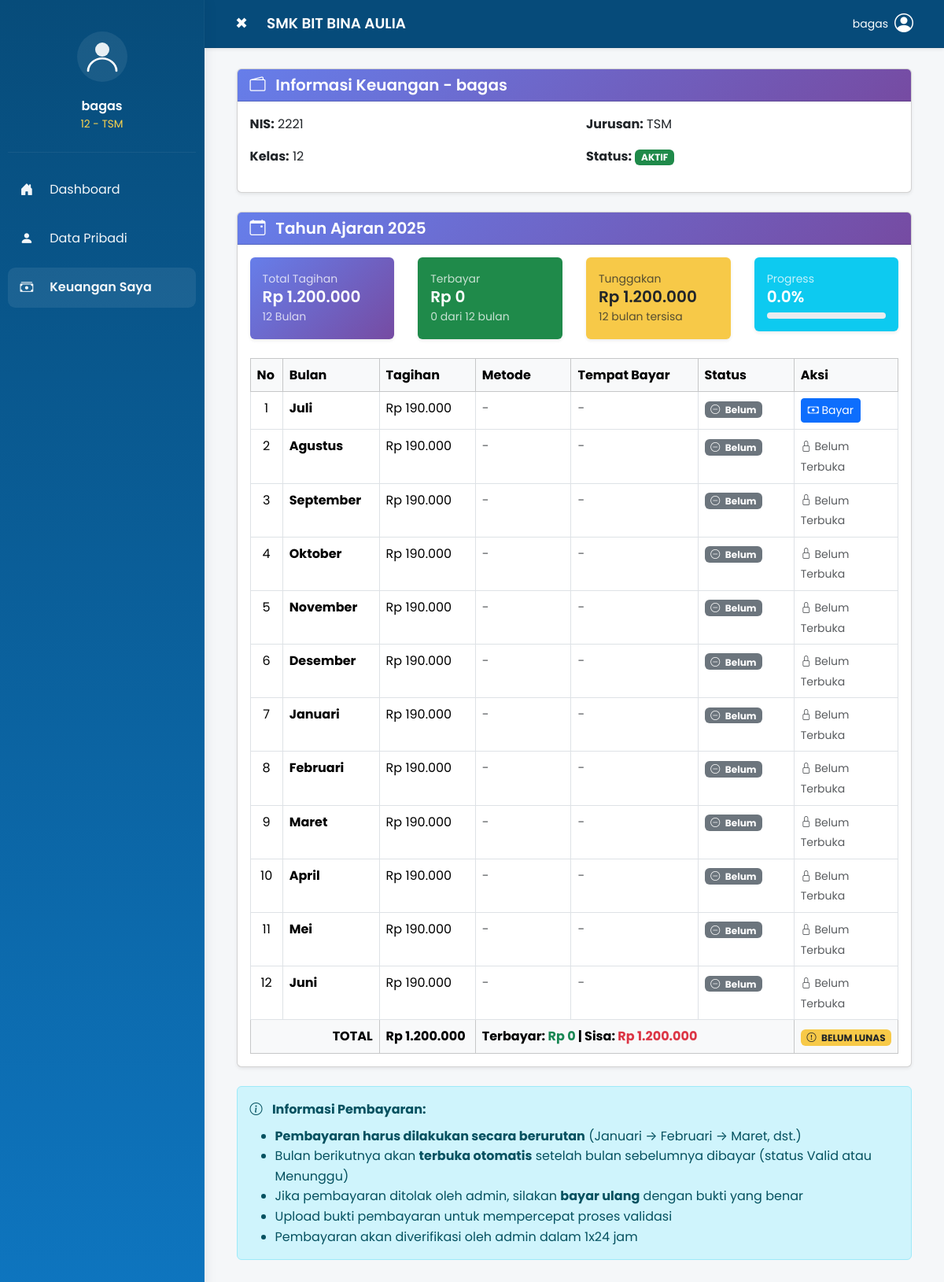
The app's page /student/finance.php (signed in) with its own data.
### tables this page shows
CREATE TABLE `siswa` (
  `nis` varchar(20) NOT NULL,
  `nisn` varchar(20) DEFAULT NULL,
  `user_id` int NOT NULL,
  `nama` varchar(100) NOT NULL,
  `tempat_lahir` varchar(100) DEFAULT NULL,
  `tanggal_lahir` date DEFAULT NULL,
  `jk` char(1) NOT NULL,
  `kelas` varchar(10) DEFAULT NULL,
  `jurusan` varchar(50) DEFAULT NULL,
  `nik` varchar(20) DEFAULT NULL,
  `ayah` varchar(100) DEFAULT NULL,
  `ibu` varchar(100) DEFAULT NULL,
  `alamat` text,
  `email` varchar(100) DEFAULT NULL,
  `no_hp` varchar(20) DEFAULT NULL,
  `status_siswa` enum('aktif','lulus','keluar','pindah') DEFAULT 'aktif',
  `foto` varchar(255) DEFAULT NULL
);

CREATE TABLE `keuangan` (
  `keuangan_id` int NOT NULL,
  `nis` varchar(20) NOT NULL,
  `tahun` int NOT NULL,
  `total_tagihan` decimal(12,2) NOT NULL,
  `total_bayar` decimal(12,2) DEFAULT '0.00',
  `progress` decimal(5,2) GENERATED ALWAYS AS (((`total_bayar` / `total_tagihan`) * 100)) STORED
);

### public/student/finance.php (the view, shortened to what the rows shown need)
<?php
require_once __DIR__ . '/../config.php';
$username = $_SESSION['username'];
$sqlSiswa = "SELECT * FROM siswa WHERE nis = '$username' LIMIT 1";
$resultSiswa = $conn->query($sqlSiswa);
$siswa = $resultSiswa->fetch_assoc();
$sqlKeuangan = "SELECT * FROM keuangan WHERE nis = '$username' ORDER BY tahun DESC";
$resultKeuangan = $conn->query($sqlKeuangan);
function getTagihanPerBulan($kelas) {
    preg_match('/^(\d+)/', $kelas, $matches);
    $tingkatKelas = isset($matches[1]) ? intval($matches[1]) : 10;
    if ($tingkatKelas == 10) {
        return 200000;
    } else {
        return 190000;
    }
}
$bulanList = [
    1 => 'Juli', 2 => 'Agustus', 3 => 'September', 4 => 'Oktober',
    5 => 'November', 6 => 'Desember', 7 => 'Januari', 8 => 'Februari',
    9 => 'Maret', 10 => 'April', 11 => 'Mei', 12 => 'Juni'
];
?>
<!doctype html>
<html lang="en">
<head>
  <link href="https://cdn.jsdelivr.net/npm/bootstrap@5.3.2/dist/css/bootstrap.min.css" rel="stylesheet">
  <link href="https://cdn.jsdelivr.net/npm/bootstrap-icons@1.10.5/font/bootstrap-icons.css" rel="stylesheet">
  <link rel="stylesheet" href="/css/app.css">
  <link rel="stylesheet" href="/css/dashboard.css">
  <link rel="stylesheet" href="/css/custom-components.css">
  <link rel="stylesheet" href="/css/responsive.css">
  <link rel="stylesheet" href="/css/siswa-portal.css">
</head>
<body class="has-sidebar">
  <aside class="sidebar" id="sidebar">
    <div class="sidebar-header text-center py-4">
      <div class="profile-avatar mb-2">
        <svg width="54" height="54" viewBox="0 0 24 24" fill="none" xmlns="http://www.w3.org/2000/svg">
          <circle cx="12" cy="8" r="4" fill="#fff" opacity="0.9"/>
          <path d="M4 20c0-4 4-7 8-7s8 3 8 7" stroke="#fff" stroke-width="1.2" stroke-linecap="round" stroke-linejoin="round"/>
        </svg>
      </div>
      <div class="profile-name"><?php echo htmlspecialchars($siswa['nama']); ?></div>
      <div class="profile-role text-muted">
        <?php
        echo htmlspecialchars($siswa['kelas']);
        if (!empty($siswa['jurusan'])) {
          echo ' - ' . htmlspecialchars($siswa['jurusan']);
        }
        ?>
      </div>
    </div>
  </aside>
  <div class="main-wrapper">
    <header class="topbar shadow-sm">
      <div class="container-fluid d-flex align-items-center justify-content-between">
        <div class="d-flex align-items-center">
          <h1 class="app-title mb-0">SMK BIT BINA AULIA</h1>
        </div>
        <div class="d-flex align-items-center">
          <div class="dropdown">
            <button class="btn d-flex align-items-center gap-2"
                    type="button"
                    id="userDropdown"
                    onclick="toggleUserDropdown(event)">
              <span class="d-none d-md-inline text-white" style="font-size: 0.875rem;"><?php echo htmlspecialchars($siswa['nama'] ?? 'Siswa'); ?></span>
              <i class="bi bi-person-circle text-white" style="font-size: 1.5rem;"></i>
            </button>
          </div>
        </div>
      </div>
    </header>
    <main class="content">
      <div class="container-fluid">
        <div class="card mb-4 shadow-sm">
          <div class="card-header" style="background: linear-gradient(135deg, #667eea 0%, #764ba2 100%); color: white;">
            <h5 class="mb-0">
              <i class="bi bi-wallet2 me-2"></i>
              Informasi Keuangan - <?php echo htmlspecialchars($siswa['nama']); ?>
            </h5>
          </div>
          <div class="card-body">
            <div class="row">
              <div class="col-md-6">
                <p><strong>NIS:</strong> <?php echo htmlspecialchars($siswa['nis']); ?></p>
                <p><strong>Kelas:</strong> <?php echo htmlspecialchars($siswa['kelas']); ?></p>
              </div>
              <div class="col-md-6">
                <p><strong>Jurusan:</strong> <?php echo htmlspecialchars($siswa['jurusan']); ?></p>
                <p><strong>Status:</strong>
                  <span class="badge bg-success"><?php echo strtoupper($siswa['status_siswa']); ?></span>
                </p>
              </div>
            </div>
          </div>
        </div>
        <?php if ($resultKeuangan->num_rows === 0): ?>
          <div class="alert alert-info">
            <i class="bi bi-info-circle me-2"></i>
            Belum ada data keuangan. Silakan hubungi bagian administrasi.
          </div>
        <?php else: ?>
          <?php while ($keuangan = $resultKeuangan->fetch_assoc()):
            $tagihanPerBulan = getTagihanPerBulan($siswa['kelas']);
            $keuangan_id = $keuangan['keuangan_id'];
            $pembayaranData = [];
            $indexBulan = 1;
            $bulanTerakhirValid = 0;
            $bulanBerikutnyaBisaDibayar = $bulanTerakhirValid + 1;
            $totalTagihan = floatval($keuangan['total_tagihan']);
            $totalTerbayar = floatval($keuangan['total_bayar']);
            $persentase = floatval($keuangan['progress'] ?? 0);
            $sisaTunggakan = $totalTagihan - $totalTerbayar;
            $isLunas = $sisaTunggakan <= 0;
          ?>
          <div class="card mb-4 shadow-sm" id="keuangan-<?php echo $keuangan_id; ?>">
            <div class="card-header" style="background: linear-gradient(135deg, #667eea 0%, #764ba2 100%); color: white;">
              <h5 class="mb-0">
                <i class="bi bi-calendar-event me-2"></i>
                Tahun Ajaran <?php echo htmlspecialchars($keuangan['tahun']); ?>
              </h5>
            </div>
            <div class="card-body">
              <div class="row g-3 mb-4">
                <div class="col-md-3">
                  <div class="card border-0 shadow-sm" style="background: linear-gradient(135deg, #667eea 0%, #764ba2 100%); color: white;">
                    <div class="card-body">
                      <small class="opacity-75 d-block">Total Tagihan</small>
                      <h5 class="mb-0">Rp <?php echo number_format($totalTagihan, 0, ',', '.'); ?></h5>
                      <small class="opacity-75">12 Bulan</small>
                    </div>
                  </div>
                </div>
                <div class="col-md-3">
                  <div class="card border-0 shadow-sm bg-success text-white">
                    <div class="card-body">
                      <small class="opacity-75 d-block">Terbayar</small>
                      <h5 class="mb-0">Rp <span class="total-terbayar"><?php echo number_format($totalTerbayar, 0, ',', '.'); ?></span></h5>
                      <small class="opacity-75 bulan-terbayar"><?php echo count($pembayaranData); ?> dari 12 bulan</small>
                    </div>
                  </div>
                </div>
                <div class="col-md-3">
                  <div class="card border-0 shadow-sm bg-warning text-dark">
                    <div class="card-body">
                      <small class="opacity-75 d-block">Tunggakan</small>
                      <h5 class="mb-0">Rp <span class="sisa-tunggakan"><?php echo number_format($sisaTunggakan, 0, ',', '.'); ?></span></h5>
                      <small class="opacity-75 bulan-tersisa"><?php echo (12 - count($pembayaranData)); ?> bulan tersisa</small>
                    </div>
                  </div>
                </div>
                <div class="col-md-3">
                  <div class="card border-0 shadow-sm bg-info text-white">
                    <div class="card-body">
                      <small class="opacity-75 d-block">Progress</small>
                      <h5 class="mb-0 progress-value"><?php echo number_format($persentase, 1); ?>%</h5>
                      <div class="progress mt-2" style="height: 8px;">
                      </div>
                    </div>
                  </div>
                </div>
              </div>
              <div class="table-responsive">
                <table class="table table-hover table-bordered mb-0">
                  <thead class="table-light">
                    <tr>
                      <th style="width: 5%">No</th>
                      <th style="width: 15%">Bulan</th>
                      <th style="width: 15%">Tagihan</th>
                      <th style="width: 15%">Metode</th>
                      <th style="width: 20%">Tempat Bayar</th>
                      <th style="width: 15%">Status</th>
                      <th style="width: 15%">Aksi</th>
                    </tr>
                  </thead>
                  <tbody>
                    <?php
                    $no = 1;
                    foreach ($bulanList as $indexBulan => $bulan):
                      $sudahBayar = isset($pembayaranData[$indexBulan]);
                      $metode = $sudahBayar ? strtoupper($pembayaranData[$indexBulan]['metode']) : '-';
                      $tempatBayar = $sudahBayar ? ($pembayaranData[$indexBulan]['tempat_bayar'] ?? '-') : '-';
                      $status = $sudahBayar ? $pembayaranData[$indexBulan]['status'] : 'belum';
                      $bisaDibayar = false;
                      $alasanTidakBisa = '';
                      if (!$sudahBayar) {
                          if ($indexBulan == $bulanBerikutnyaBisaDibayar) {
                              $bisaDibayar = true;
                          } else if ($indexBulan > $bulanBerikutnyaBisaDibayar) {
                              $alasanTidakBisa = 'Belum Terbuka';
                          }
                      } else {
                          if ($status == 'tolak') {
                              $bisaDibayar = true;
                          }
                      }
                      if ($status == 'valid') {
                        $statusClass = 'success';
                        $statusIcon = 'check-circle-fill';
                      } elseif ($status == 'menunggu') {
                        $statusClass = 'warning';
                        $statusIcon = 'clock-fill';
                      } elseif ($status == 'tolak') {
                        $statusClass = 'danger';
                        $statusIcon = 'x-circle-fill';
                      } else {
                        $statusClass = 'secondary';
                        $statusIcon = 'dash-circle';
                      }
                    ?>
                    <tr>
                      <td class="text-center"><?php echo $no++; ?></td>
                      <td><strong><?php echo $bulan; ?></strong></td>
                      <td>Rp <?php echo number_format($tagihanPerBulan, 0, ',', '.'); ?></td>
                      <td>
                        <?php if ($sudahBayar): ?>
                          <span class="badge bg-info"><?php echo $metode; ?></span>
                        <?php else: ?>
                          <span class="text-muted">-</span>
                        <?php endif; ?>
                      </td>
                      <td>
                        <?php if ($sudahBayar): ?>
                          <small><?php echo htmlspecialchars($tempatBayar); ?></small>
                        <?php else: ?>
                          <span class="text-muted">-</span>
                        <?php endif; ?>
                      </td>
                      <td>
                        <span class="badge bg-<?php echo $statusClass; ?>">
                          <i class="bi bi-<?php echo $statusIcon; ?> me-1"></i>
                          <?php echo ucfirst($status); ?>
                        </span>
                      </td>
                      <td>
                        <?php if ($sudahBayar && $status == 'valid'): ?>
                          <span class="text-success"><small><i class="bi bi-check-circle"></i> Lunas</small></span>
                        <?php elseif ($sudahBayar && $status == 'menunggu'): ?>
                          <span class="text-warning"><small><i class="bi bi-clock"></i> Menunggu Validasi</small></span>
                        <?php elseif ($bisaDibayar): ?>
                          <?php if ($status == 'tolak'): ?>
                            <button onclick="openBayarModal(<?php echo $keuangan['keuangan_id']; ?>, <?php echo $indexBulan; ?>, '<?php echo $bulan; ?>', <?php echo $tagihanPerBulan; ?>)" class="btn btn-danger btn-sm">
                              <i class="bi bi-arrow-repeat"></i> Bayar Ulang
                            </button>
                          <?php else: ?>
                            <button onclick="openBayarModal(<?php echo $keuangan['keuangan_id']; ?>, <?php echo $indexBulan; ?>, '<?php echo $bulan; ?>', <?php echo $tagihanPerBulan; ?>)" class="btn btn-primary btn-sm">
                              <i class="bi bi-cash"></i> Bayar
                            </button>
                          <?php endif; ?>
                        <?php else: ?>
                          <?php if ($alasanTidakBisa): ?>
                            <span class="text-muted"><small><i class="bi bi-lock"></i> <?php echo $alasanTidakBisa; ?></small></span>
                          <?php else: ?>
                            <span class="text-muted"><small>-</small></span>
                          <?php endif; ?>
                        <?php endif; ?>
                      </td>
                    </tr>
                    <?php endforeach; ?>
                  </tbody>
                  <tfoot class="table-light">
                    <tr>
                      <th colspan="2" class="text-end">TOTAL</th>
                      <th>Rp <?php echo number_format($totalTagihan, 0, ',', '.'); ?></th>
                      <th colspan="3">
                        Terbayar: <span class="text-success fw-bold">Rp <span class="footer-terbayar"><?php echo number_format($totalTerbayar, 0, ',', '.'); ?></span></span>
                        <?php if ($sisaTunggakan > 0): ?>
                          <span class="footer-sisa-wrapper">| Sisa: <span class="text-danger fw-bold">Rp <span class="footer-sisa"><?php echo number_format($sisaTunggakan, 0, ',', '.'); ?></span></span></span>
                        <?php endif; ?>
                      </th>
                      <th>
                        <?php if ($isLunas): ?>
                          <span class="badge bg-success status-badge"><i class="bi bi-check-circle me-1"></i> LUNAS</span>
                        <?php else: ?>
                          <span class="badge bg-warning text-dark status-badge"><i class="bi bi-exclamation-circle me-1"></i> BELUM LUNAS</span>
                        <?php endif; ?>
                      </th>
                    </tr>
                  </tfoot>
                </table>
              </div>
            </div>
          </div>
          <?php endwhile; ?>
        <?php endif; ?>
      </div>
    </main>
  </div>
</body>
</html>

### records on screen
siswa: nama "bagas", kelas "12", jurusan "TSM", nis "2221", status_siswa "AKTIF"
keuangan: tahun "2025", total_tagihan "1.200.000", total_bayar "0", count($pembayaranData) "0", sisaTunggakan "1.200.000", pembayaranData "12", progress "0.0", bulan "Juli", nis.kelas "190.000", status "Belum", bulan "Agustus", alasanTidakBisa "Belum Terbuka", bulan "September", bulan "Oktober", bulan "November", bulan "Desember", bulan "Januari", bulan "Februari", bulan "Maret", bulan "April", bulan "Mei", bulan "Juni", shows "BELUM LUNAS"
